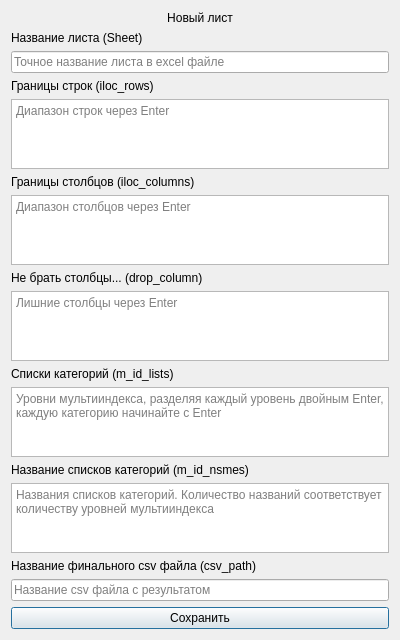
<?xml version="1.0" encoding="UTF-8"?>
<ui version="4.0">
 <class>Dialog</class>
 <widget class="QDialog" name="Dialog">
  <property name="geometry">
   <rect>
    <x>0</x>
    <y>0</y>
    <width>400</width>
    <height>640</height>
   </rect>
  </property>
  <property name="minimumSize">
   <size>
    <width>400</width>
    <height>640</height>
   </size>
  </property>
  <property name="windowTitle">
   <string>Dialog</string>
  </property>
  <layout class="QVBoxLayout" name="verticalLayout">
   <item>
    <widget class="QLabel" name="labelHeader">
     <property name="sizePolicy">
      <sizepolicy hsizetype="Minimum" vsizetype="Expanding">
       <horstretch>0</horstretch>
       <verstretch>0</verstretch>
      </sizepolicy>
     </property>
     <property name="text">
      <string>Новый лист</string>
     </property>
     <property name="alignment">
      <set>Qt::AlignCenter</set>
     </property>
    </widget>
   </item>
   <item>
    <layout class="QFormLayout" name="formLayout">
     <property name="fieldGrowthPolicy">
      <enum>QFormLayout::AllNonFixedFieldsGrow</enum>
     </property>
     <property name="rowWrapPolicy">
      <enum>QFormLayout::WrapAllRows</enum>
     </property>
     <property name="labelAlignment">
      <set>Qt::AlignLeading|Qt::AlignLeft|Qt::AlignVCenter</set>
     </property>
     <property name="formAlignment">
      <set>Qt::AlignCenter</set>
     </property>
     <item row="0" column="0">
      <widget class="QLabel" name="labelSheet">
       <property name="text">
        <string>Название листа (Sheet)</string>
       </property>
      </widget>
     </item>
     <item row="1" column="0">
      <widget class="QLabel" name="labelIlocRows">
       <property name="text">
        <string>Границы строк (iloc_rows)</string>
       </property>
      </widget>
     </item>
     <item row="2" column="0">
      <widget class="QLabel" name="labelIlocColumns">
       <property name="text">
        <string>Границы столбцов (iloc_columns)</string>
       </property>
      </widget>
     </item>
     <item row="3" column="0">
      <widget class="QLabel" name="labelDropColumn">
       <property name="text">
        <string>Не брать столбцы... (drop_column)</string>
       </property>
      </widget>
     </item>
     <item row="4" column="0">
      <widget class="QLabel" name="labelMIdLists">
       <property name="text">
        <string>Списки категорий (m_id_lists)</string>
       </property>
      </widget>
     </item>
     <item row="5" column="0">
      <widget class="QLabel" name="labelMIdNames">
       <property name="text">
        <string>Название списков категорий (m_id_nsmes)</string>
       </property>
      </widget>
     </item>
     <item row="6" column="0">
      <widget class="QLabel" name="labelCsvPath">
       <property name="text">
        <string>Название финального csv файла (csv_path)</string>
       </property>
      </widget>
     </item>
     <item row="1" column="1">
      <widget class="QTextEdit" name="textEditIlocRows">
       <property name="placeholderText">
        <string>Диапазон строк через Enter</string>
       </property>
      </widget>
     </item>
     <item row="2" column="1">
      <widget class="QTextEdit" name="textEditIlocColumns">
       <property name="placeholderText">
        <string>Диапазон столбцов через Enter</string>
       </property>
      </widget>
     </item>
     <item row="3" column="1">
      <widget class="QTextEdit" name="textEditDropColumns">
       <property name="placeholderText">
        <string>Лишние столбцы через Enter</string>
       </property>
      </widget>
     </item>
     <item row="4" column="1">
      <widget class="QTextEdit" name="textEditMIdLists">
       <property name="placeholderText">
        <string>Уровни мультииндекса, разделяя каждый уровень двойным Enter, каждую категорию начинайте с Enter</string>
       </property>
      </widget>
     </item>
     <item row="5" column="1">
      <widget class="QTextEdit" name="textEditMIdNames">
       <property name="placeholderText">
        <string>Названия списков категорий. Количество названий соответствует количеству уровней мультииндекса </string>
       </property>
      </widget>
     </item>
     <item row="0" column="1">
      <widget class="QLineEdit" name="lineEditSheet">
       <property name="placeholderText">
        <string>Точное название листа в exсel файле</string>
       </property>
      </widget>
     </item>
     <item row="6" column="1">
      <widget class="QLineEdit" name="lineEditCSVPath">
       <property name="placeholderText">
        <string>Название csv файла с результатом</string>
       </property>
      </widget>
     </item>
    </layout>
   </item>
   <item>
    <widget class="QPushButton" name="btnSave">
     <property name="text">
      <string>Сохранить</string>
     </property>
    </widget>
   </item>
  </layout>
 </widget>
 <resources/>
 <connections/>
</ui>
